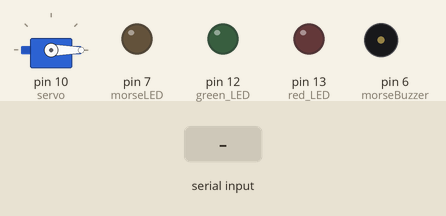
Recording of a sketch running on a simulated Arduino Uno, built with avr-gcc and run on an emulated ATmega328P. Parts: servo, output pins drawn as LEDs (lit = HIGH), buzzer (waves = sounding). The inputs (shaded band) are chosen by the test bench. What the sketch prints to the serial monitor is not drawn.

Above: at 1.2 s.
1.3 s: "B" received over the second serial link
At 1.7 s:
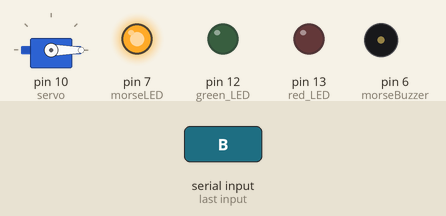
2.8 s: "1" received over the second serial link
At 4.0 s:
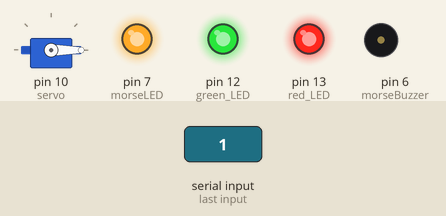
4.3 s: "A" received over the second serial link
At 5.2 s:
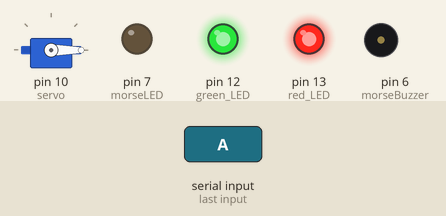
5.8 s: "D" received over the second serial link
At 6.4 s:
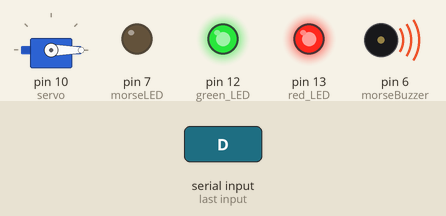
7.3 s: "0" received over the second serial link
At 8.5 s:
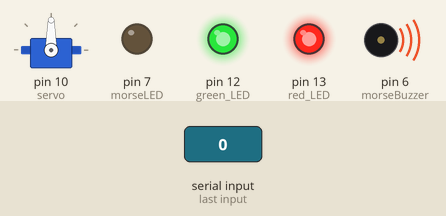
8.8 s: "C" received over the second serial link
At 9.8 s:
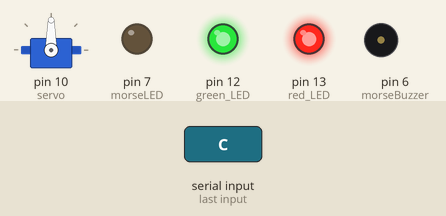
Timing chart, 0 to 11.3 s (numbered marks = the images above; inputs shaded):
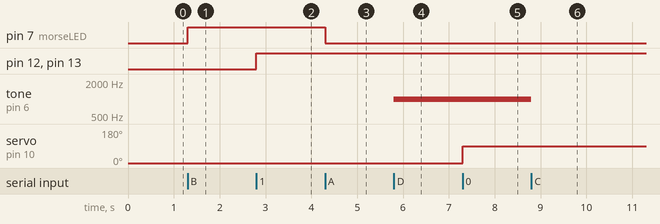

The sketch:

Digital_Safe_Board_Output.ino
```cpp
#include <SoftwareSerial.h>
#include <Servo.h>

Servo Lock;

SoftwareSerial mySerial(2,3);

#define servo 10
#define green_LED 12
#define red_LED 13

#define morseLED 7
#define morseBuzzer 6

int last_output;

void setup(){
  Serial.begin(4800);
  mySerial.begin(4800);
  Lock.attach(servo);
  pinMode(green_LED, OUTPUT);
  pinMode(red_LED, OUTPUT);
  pinMode(morseLED, OUTPUT);
  pinMode(morseBuzzer, OUTPUT);

  Lock.write(0);
  digitalWrite(green_LED, LOW);
  digitalWrite(red_LED, LOW);
  digitalWrite(morseLED, LOW);
  noTone(morseBuzzer);
}

void loop(){
  if(mySerial.available() > 0){
    int read = mySerial.read();

    Serial.print(read);

    if(read == 'A' || read == 'B'){
      digitalWrite(morseLED, read - 'A');
    }
    else if(read == 'C'){
      noTone(morseBuzzer);
    }
    else if(read == 'D'){
      tone(morseBuzzer, 1000);
    }
    else{
      Serial.print("\t");
      read -= '0';
      int Lock_Read = !(bitRead(read, 0));
      int Green_Read = !(bitRead(read, 1));
      int Red_Read = !(bitRead(read, 2));

      int survo_angel = 90 * Lock_Read;
      Lock.write(survo_angel);//Lock
      Serial.print("0 = ");Serial.print(Lock_Read);

      digitalWrite(green_LED, Green_Read);//Green
      Serial.print("\t1 = ");Serial.print(Green_Read);

      digitalWrite(red_LED, Red_Read);//Red
      Serial.print("\t2 = ");Serial.println(Red_Read);
    }
  }
}
```

Measured:
- after the input at 1.3 s, pin 7 (morseLED): LOW → HIGH at once
- after the input at 2.8 s, pin 12 (green_LED), pin 13 (red_LED): LOW → HIGH at once
- after the input at 4.3 s, pin 7 (morseLED): HIGH → LOW at once
- after the input at 5.8 s, tone on pin 6 (morseBuzzer): silent → 1000 Hz at once
- after the input at 7.3 s, servo on pin 10 (servo): 0° → 90° at once
- after the input at 8.8 s, tone on pin 6 (morseBuzzer): 1000 Hz → silent at once
